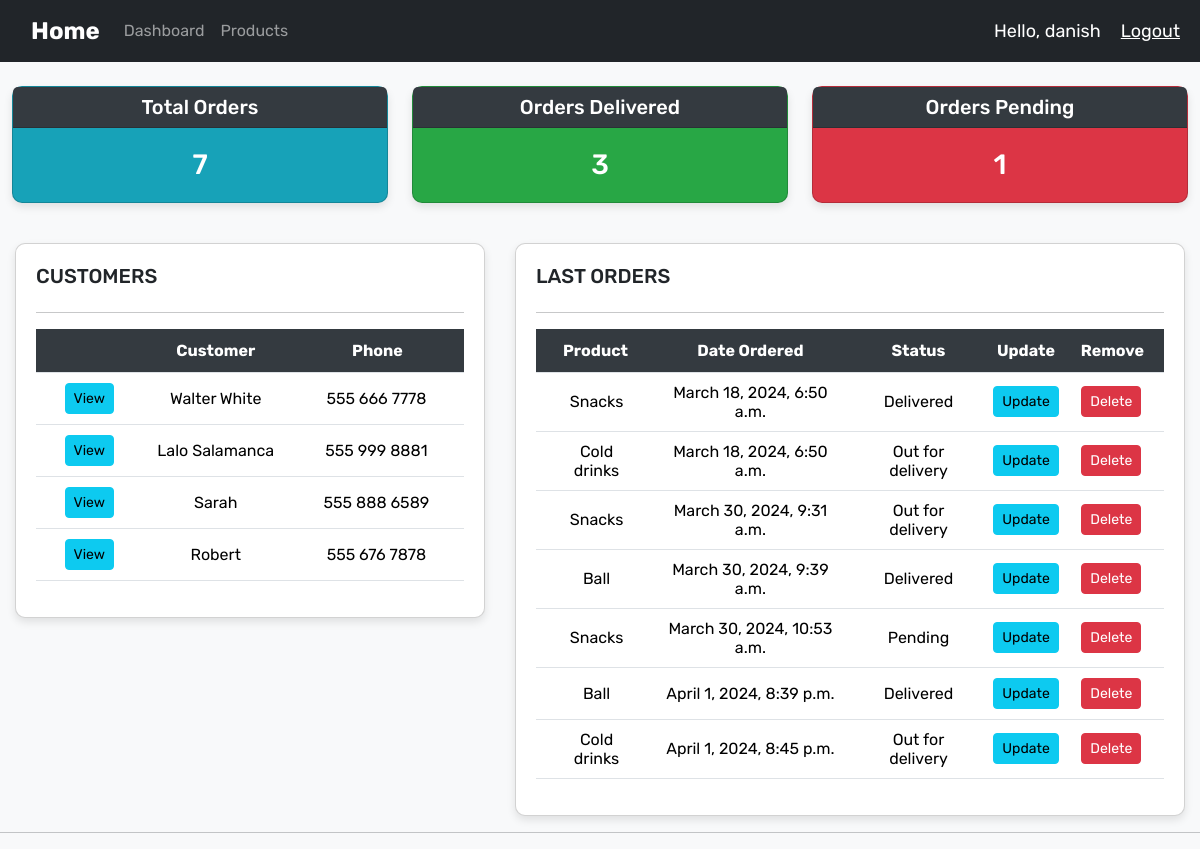
The app's page / (signed in), older data.
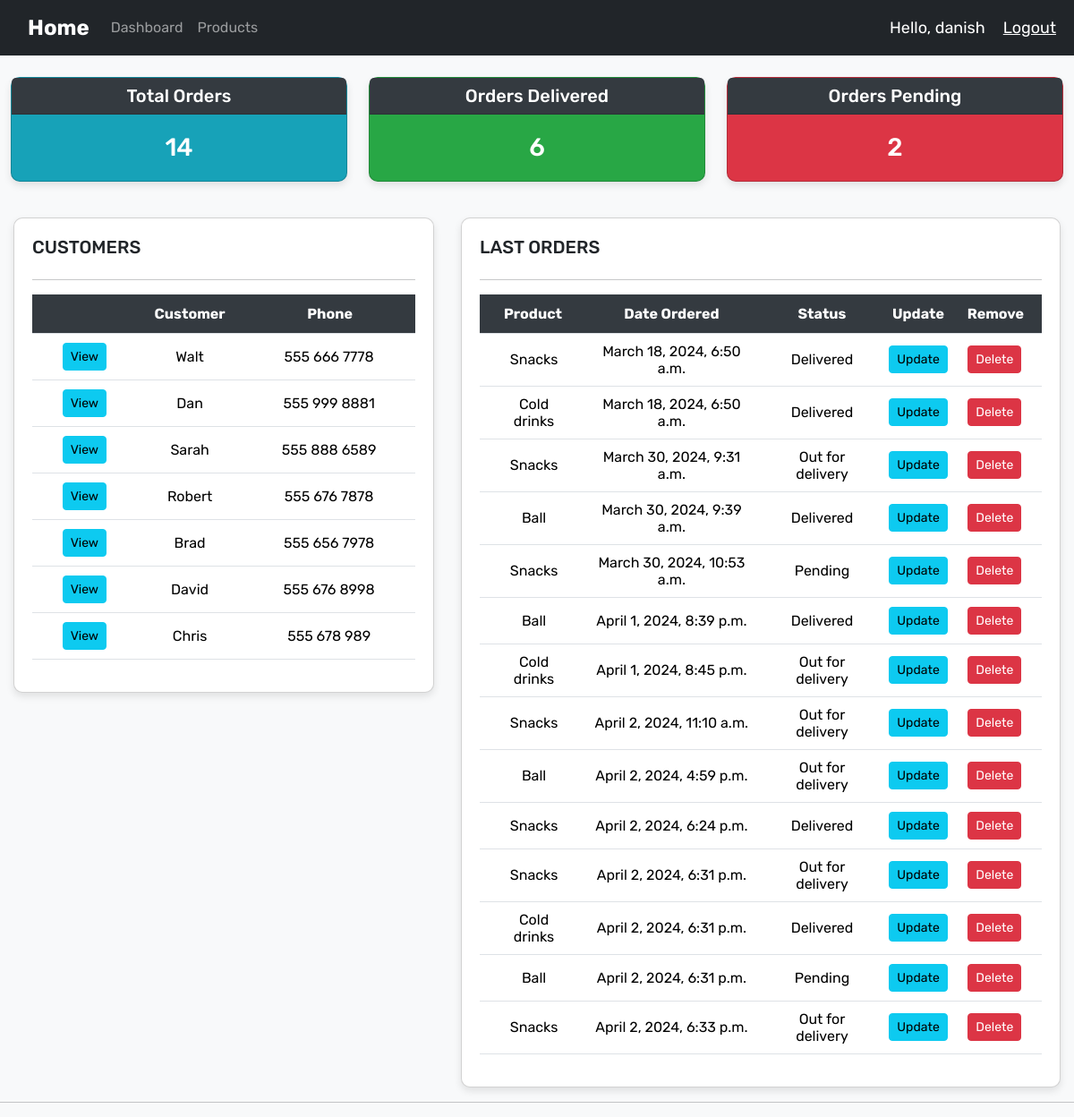
The same page, newer data.
### accounts/models.py (models this page shows, shortened)
class Customer(models.Model):
    user = models.OneToOneField(User, null=True, blank=True, on_delete=models.CASCADE)
    name = models.CharField(max_length=200, null=True)
    phone = models.CharField(max_length=200, null=True)
    email = models.CharField(max_length=200, null=True)
    profile_pic = models.ImageField(default="profile1.jpg", null=True, blank=True)
    date_created = models.DateTimeField(auto_now_add=True, null=True)

class Order(models.Model):
    STATUS = (
        ('Pending', 'Pending'),
        ('Out for delivery', 'Out for delivery'),
        ('Delivered', 'Delivered'),
    )
    customer = models.ForeignKey(Customer, null=True, on_delete= models.SET_NULL)
    product = models.ForeignKey(Product, null=True, on_delete= models.SET_NULL)
    date_created = models.DateTimeField(auto_now_add=True, null=True)
    status = models.CharField(max_length=200, null=True, choices=STATUS)
    note = models.CharField(max_length=1000, null=True)
    price = models.DecimalField(max_digits=10, decimal_places=2, null=True)

class Product(models.Model):
    CATEGORY = (
        ('Indoor', 'Indoor'),
        ('Out Door', 'Out Door'),
    )
    name = models.CharField(max_length=200, null=True)
    price = models.FloatField(null=True)
    category = models.CharField(max_length=200, null=True, choices=CATEGORY)
    description = models.CharField(max_length=200, null=True)
    date_created = models.DateTimeField(auto_now_add=True, null=True)
    tags = models.ManyToManyField(Tag)
    def __str__(self):
        return self.name

### accounts/decorators.py (the view)
    def wrapper_function(request, *args, **kwargs):
        group = None
        if request.user.groups.exists():
            group = request.user.groups.all()[0].name
        if group == 'customer':
            return redirect('user-page')
        if group == 'admin':
            return view_func(request, *args, **kwargs)

### accounts/views.py (called while the page is built)
@login_required(login_url='login')
@admin_only
def home(request):
    orders = Order.objects.all()
    customers = Customer.objects.all()
    total_customers = customers.count()
    total_orders = orders.count()
    delivered = orders.filter(status='Delivered').count()
    pending = orders.filter(status='Pending').count()
    context = {'orders':orders, 'customers':customers, 'total_orders':total_orders, 'delivered':delivered, 'pending':pending}
    return render(request, 'accounts/dashboard.html', context)

### accounts/templates/accounts/dashboard.html (shortened to what this page needs)
{% extends 'accounts/main.html' %} {% block content %}
<br />
{% include 'accounts/status.html' %}
<br />
<div class="row">
  <div class="col-md-5">
    <div class="card card-body">
      <h5>CUSTOMERS</h5>
      <hr />
      <table class="table table-sm">
        <thead>
          <tr>
            <th></th>
            <th>Customer</th>
            <th>Phone</th>
          </tr>
        </thead>
        <tbody>
          {% for customer in customers %}
          <tr>
            <td>
              <a
                class="btn btn-sm btn-info"
                href="{% url 'customer' customer.id %}"
                >View</a
              >
            </td>
            <td>{{ customer.name }}</td>
            <td>{{ customer.phone }}</td>
          </tr>
          {% endfor %}
        </tbody>
      </table>
    </div>
  </div>
  <div class="col-md-7">
    <div class="card card-body">
      <h5>LAST ORDERS</h5>
      <hr />
      <table class="table table-sm">
        <thead>
          <tr>
            <th>Product</th>
            <th>Date Ordered</th>
            <th>Status</th>
            <th>Update</th>
            <th>Remove</th>
          </tr>
        </thead>
        <tbody>
          {% for order in orders %}
          <tr>
            <td>{{ order.product }}</td>
            <td>{{ order.date_created }}</td>
            <td>{{ order.status }}</td>
            <td>
              <a
                class="btn btn-sm btn-info"
                href="{% url 'update_order' order.id %}"
                >Update</a
              >
            </td>
            <td>
              <a
                class="btn btn-sm btn-danger"
                href="{% url 'delete_order' order.id %}"
                >Delete</a
              >
            </td>
          </tr>
          {% endfor %}
        </tbody>
      </table>
    </div>
  </div>
</div>
{% endblock %}

### accounts/templates/accounts/main.html (shortened to what this page needs)
<html lang="en">
  <head>
    <link
      href="https://cdn.jsdelivr.net/npm/bootstrap@5.3.2/dist/css/bootstrap.min.css"
      rel="stylesheet"
    />
  </head>
  <body>
    {% include 'accounts/navbar.html' %}
    <div class="container-fluid">{% block content %} {% endblock %}</div>
    <hr />
  </body>
</html>

### accounts/templates/accounts/navbar.html (shortened to what this page needs)
<nav class="navbar navbar-expand-lg navbar-dark bg-dark">
  <a class="navbar-brand ms-3" href="#">Home</a>
  <div class="collapse navbar-collapse" id="navbarNav">
    <ul class="navbar-nav">
      {% if request.user.is_staff %}
      <li class="nav-item active">
        <a class="nav-link" href="{% url 'home' %}">Dashboard</a>
      </li>
      <li class="nav-item">
        <a class="nav-link" href="{% url 'products' %}">Products</a>
      </li>
      {% else %}
      <li class="nav-item">
        <a class="nav-link" href="{% url 'account' %}">Settings</a>
      </li>
      {% endif %}
    </ul>
  </div>
  <span class="hello-msg">Hello, {{ request.user }}</span>
  <span><a class="hello-msg" href="{% url 'logout' %}">Logout</a></span>
</nav>

### accounts/templates/accounts/status.html (shortened to what this page needs)
<div class="row">
  <div class="col-md-4">
    <div class="card text-center text-white bg-info mb-3" id="total-orders">
      <div class="card-header">
        <h5 class="card-title">Total Orders</h5>
      </div>
      <div class="card-body">
        <h3 class="card-title">{{ total_orders }}</h3>
      </div>
    </div>
  </div>
  <div class="col-md-4">
    <div
      class="card text-center text-white bg-success mb-3"
      id="orders-delivered"
    >
      <div class="card-header">
        <h5 class="card-title">Orders Delivered</h5>
      </div>
      <div class="card-body">
        <h3 class="card-title">{{ delivered }}</h3>
      </div>
    </div>
  </div>
  <div class="col-md-4">
    <div class="card text-center text-white bg-danger mb-3" id="orders-pending">
      <div class="card-header">
        <h5 class="card-title">Orders Pending</h5>
      </div>
      <div class="card-body">
        <h3 class="card-title">{{ pending }}</h3>
      </div>
    </div>
  </div>
</div>

### accounts/templates/accounts/navbar.html (style rules this page uses)
.navbar-brand { font-size: 1.5rem; font-weight: bold; padding-left: 15px; }
.navbar-nav .nav-link { font-size: 1rem; padding: 0.5rem 1rem; }
.hello-msg { font-size: 18px; color: #fff; margin-right: 20px; }

### accounts/templates/accounts/dashboard.html (style rules this page uses)
.card { border-radius: 10px; box-shadow: 0 4px 8px 0 rgba(0, 0, 0, 0.2); transition: box-shadow 0.3s; }
.table th, .table td { vertical-align: middle; text-align: center; padding: 10px; }
.table th { padding: 12px; background-color: #343a40; color: #fff; }
.table td:first-child, .table th:first-child { padding-left: 20px; }
.table td:last-child, .table th:last-child { padding-right: 20px; }
.col-md-5, .col-md-7 { padding: 0 15px; }
h5 { margin-top: 0; }

### accounts/templates/accounts/status.html (style rules this page uses)
.card { border-radius: 10px; box-shadow: 0 4px 8px rgba(0, 0, 0, 0.1); transition: box-shadow 0.3s ease-in-out; }
.card-header { background-color: #343a40; color: #fff; }
.card-title { margin-bottom: 0; }
.card-body { padding: 20px; }
.bg-info { background-color: #17a2b8 !important; }
.bg-success { background-color: #28a745 !important; }
.bg-danger { background-color: #dc3545 !important; }

### accounts/templates/accounts/main.html (style rules this page uses)
body { background-color: #f8f9fa; font-family: "Rubik", sans-serif; }

Row changes from the older to the newer data that the page shows:
changed Customer: name "Walter White" → "Walt"
changed Customer: name "Lalo Salamanca" → "Dan"
added Customer: name "Brad", phone "555 656 7978"
added Customer: name "David", phone "555 676 8998"
added Customer: name "Chris", phone "555 678 989"
changed Order (number 2 of 14 on the later page): status "Out for delivery" → "Delivered"
added Order: product "Snacks", date_created "April 2, 2024, 11:10 a.m.", status "Out for delivery"
added Order: product "Ball", date_created "April 2, 2024, 4:59 p.m.", status "Out for delivery"
added Order: product "Snacks", date_created "April 2, 2024, 6:24 p.m.", status "Delivered"
added Order: product "Snacks", date_created "April 2, 2024, 6:31 p.m.", status "Out for delivery"
added Order: product "Cold drinks", date_created "April 2, 2024, 6:31 p.m.", status "Delivered"
added Order: product "Ball", date_created "April 2, 2024, 6:31 p.m.", status "Pending"
added Order: product "Snacks", date_created "April 2, 2024, 6:33 p.m.", status "Out for delivery"
Text that changed along with them:
{{ total_orders }}: "7" → "14"
{{ delivered }}: "3" → "6"
{{ pending }}: "1" → "2"
